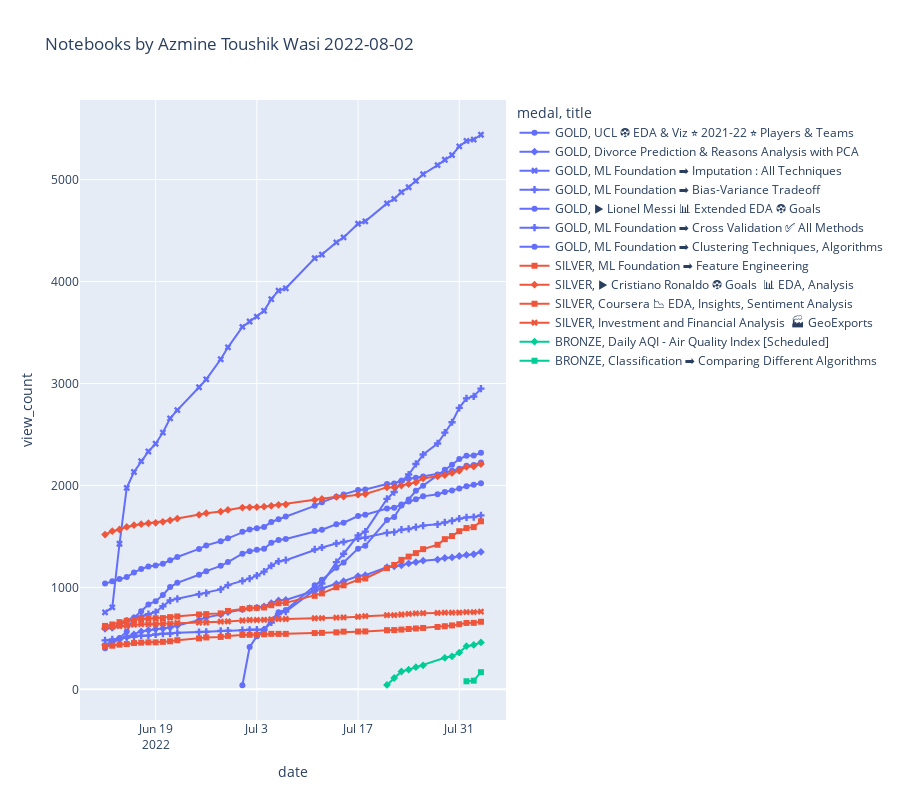

This figure's notebook cell:
### Code cell
px.line(
    df_d,
    x='date',
    y='view_count',
    title=f'Notebooks by {df.author_displayName.get(0)} '+str(links[-2][25:35]),
    log_x=False,
    log_y=False,
    symbol='title',
    markers=True,
    #width=800, 
    height=800,
    color='medal',
    hover_name='title')
